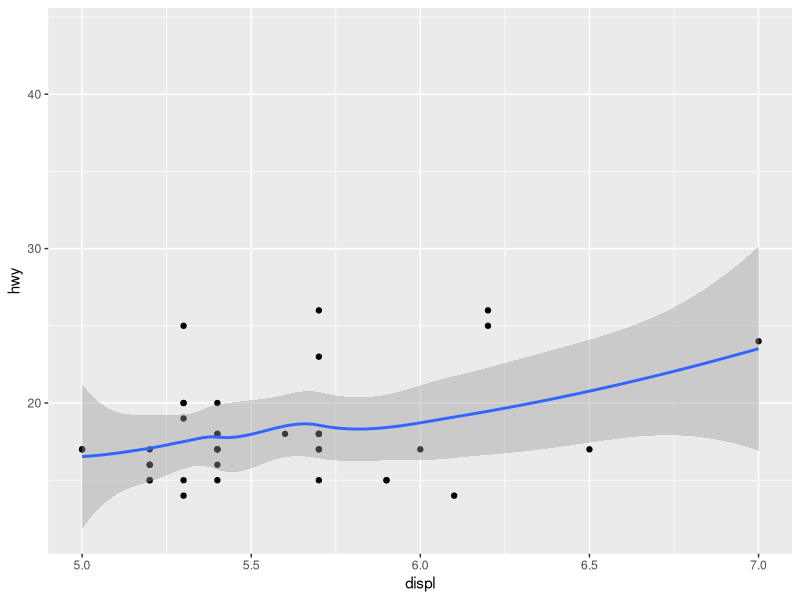
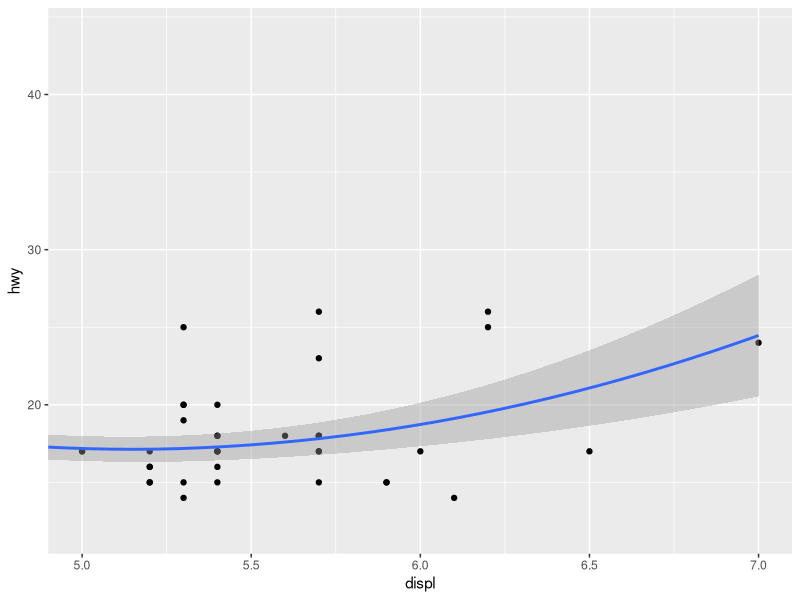
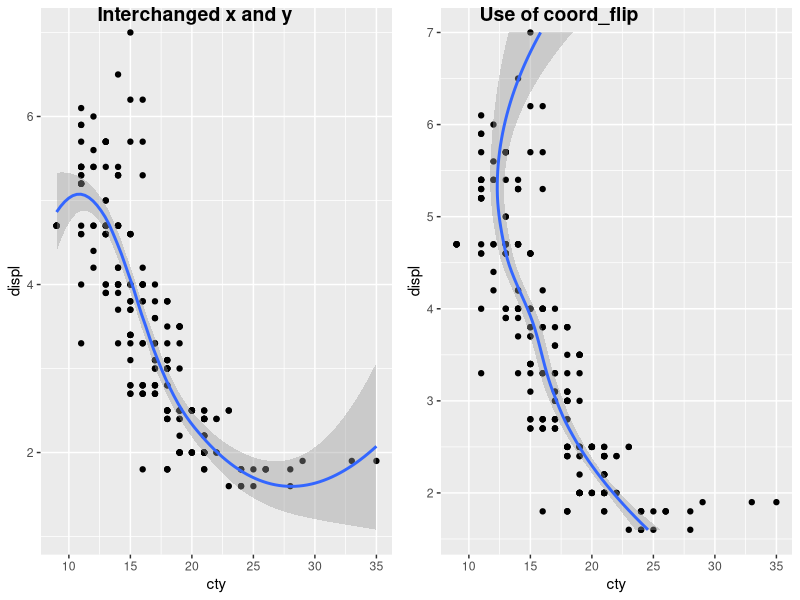
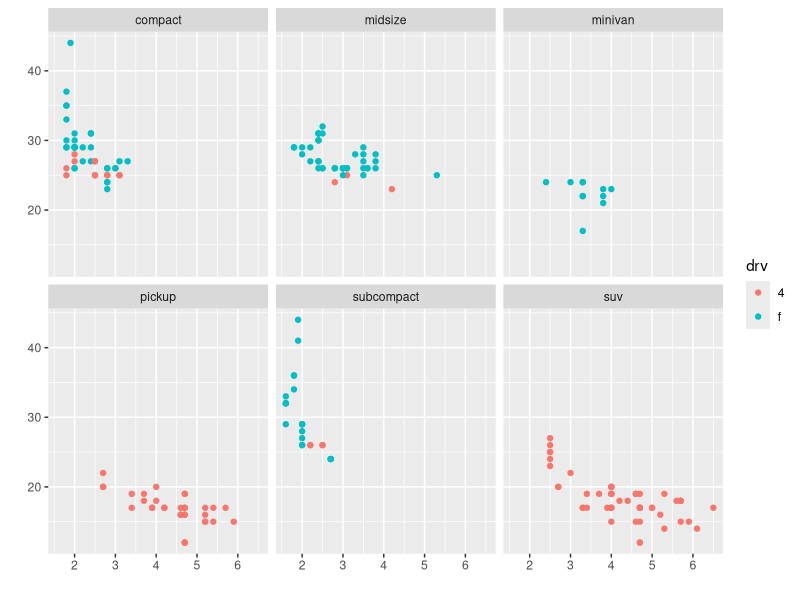
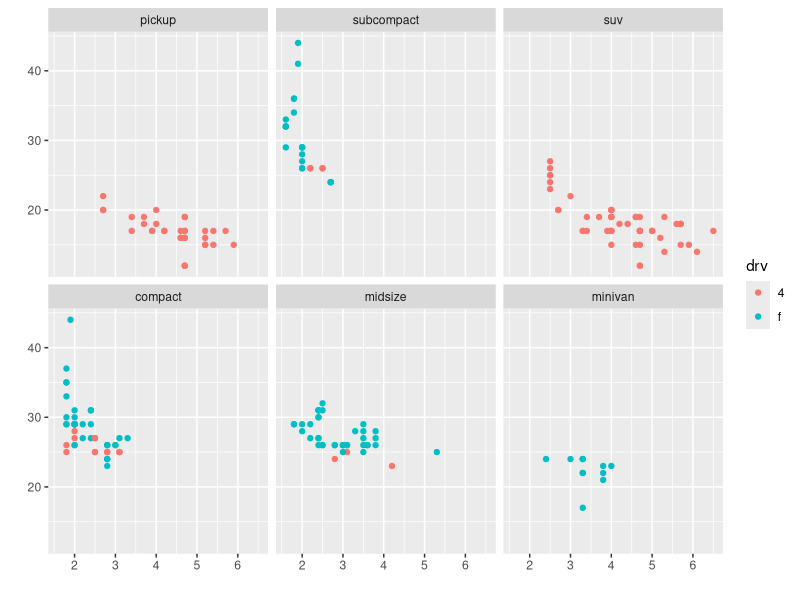
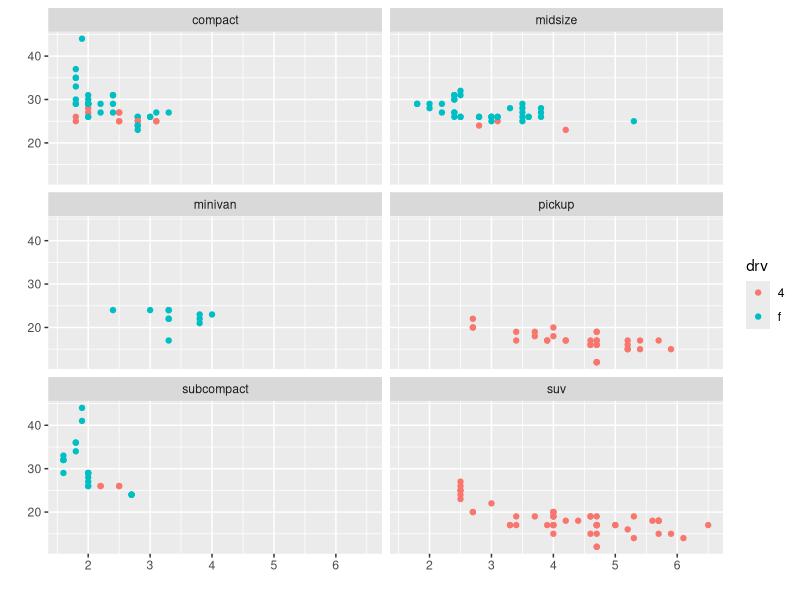
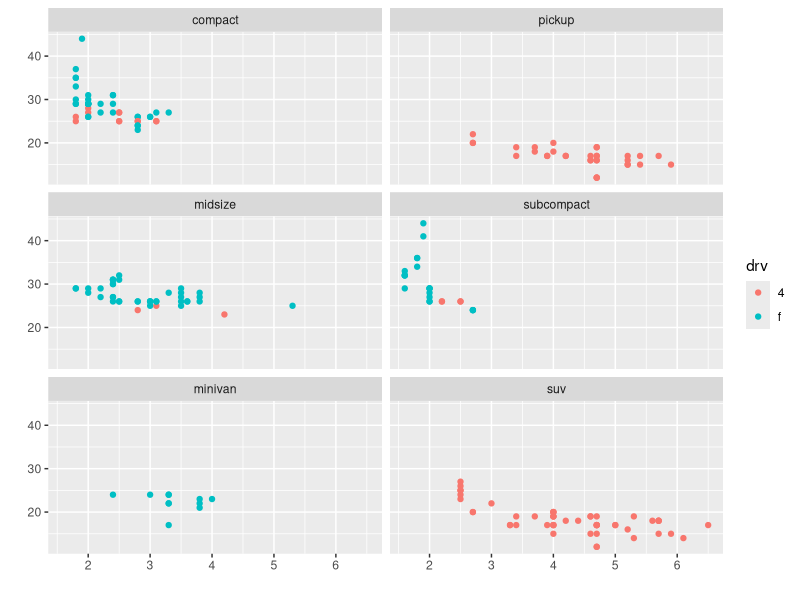
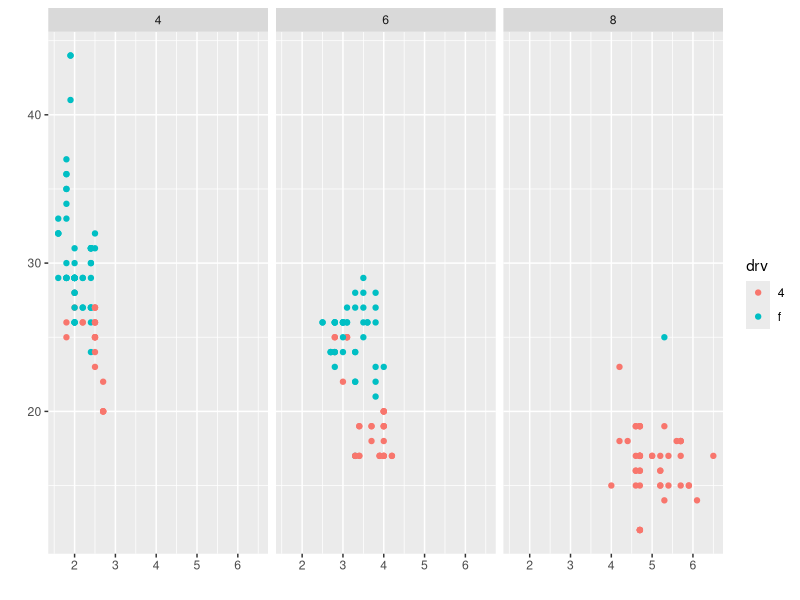

Write the R code that produced these figures, in order. (Note: this script raises an error after producing the figures.)
#Linear coordinate systems
library(tidyverse)
library(dplyr)
library(ggplot2)
library(cowplot)
#-ccord_cartesian(): default Cartesian coordinate system
#This has 2 arguments i.e. xlim and ylim
base <- ggplot(data = mpg, aes(x = displ, y = hwy)) +
  geom_point() +
  geom_smooth()
##Comparing scale limits to limits using coord()
base + scale_x_continuous(limits = c(5, 7))
#vrs
base + coord_cartesian(xlim = c(5, 7))
#Use of coord_cartesian is a much more efficient code
#than using just xlim(5, 7) or scale_x_continuous(limits = c(5, 7)) 

#-coord_flip(): Cartesian coordinate system with x and y axes flipped
#Compare 1 with 2
#1
p1 <- ggplot(data = mpg, aes(x = cty, y = displ)) +
  geom_point() +
  geom_smooth()

#2
p2 <- ggplot(data = mpg, aes(x = displ, y = cty)) +
  geom_point() +
  geom_smooth() +
  coord_flip()
plot_grid(p1, p2, labels = c("Interchanged x and y", "Use of coord_flip"))
#Always better to use coord_flip than simply interchanging axes
#-coord_fixed(): Cartesian coordinate system with fixed aspect ratio

#Chapter 15: Facets
#There are three types of facetting"
#-facet_null(): a simgle plot, the default
#-facet_wrap(): "wraps" a 1d ribbon of panels into 2d
#facet_grid(): produces a 2d grid panels defined by variables which form the rows and columns

#Difference between facet_grid() and facet_wrap()
#facet_grid() is fundamentally 2d, being made up of 2 independent components.
#facet_wrap() is 1d but wrapped into 2d to save space.
mpg_2 <- mpg %>%
  filter(cyl != 5 & drv %in% c("4", "f") & class != "2seater")

base <- ggplot(data = mpg_2, aes(x = displ, y = hwy)) +
  geom_point(aes(colour = drv)) +
  xlab("") +
  ylab("")

#3 columns
base + facet_wrap(~class, ncol = 3)
#top right is the highest when as.table = False. Inverse applies too
base + facet_wrap(~class, ncol = 3, as.table = FALSE)


#3 rows
base +facet_wrap(~class, nrow = 3)
#Controlling the direction of wrap "v" or "h"
base +facet_wrap(~class, dir = "v")


#Facet Grid
#facet_grid() lays out plots in a 2d grid, as defined by a formula
#this spreads the values of cyl across the columns
base + facet_grid(.~cyl)

#the code belw speads the values of cyl across rows
base + facet_grid(cyl ~ .)
#a~b spreads a across columns and b down

#Controlling scales
#facet_wrap() and facet_grid() can control whether the position scales are the same in all panels or
#allowed to vary between panels (free) with scales parameter
#-scales = "fixed": x and y scales are fixed across all panels
#-scales = "free_x": the x scale is free and the y scale is fixed
#-scales = "free_y": the y scale is free, and the x scale is fixed
#-scales="free": s and y scales vary across panels

#fixed scales makes it easier to see patterns across scales
ggplot(data = mpg_2, aes(x = cty, y = hwy)) +
  geom_abline() +
  geom_jitter(width = 0.1, height = 0.1) +
  facet_wrap(~cyl, scales = "fixed") 


#free scales make it easier to see patterns within panels
ggplot(data = mpg_2, aes(x = cty, y = hwy)) +
  geom_abline() +
  geom_jitter(width = 0.1, height = 0.1) +
  facet_wrap(~cyl, scales = "free") 


#Free scales are also useful when we want to display multiple
#time series that were measured on different scales
#To do this we have to change from "wide" to "long" data,
#stacking the separate variables into a single column.
ggplot(data = economics_long, aes(x = date, y = value)) +
  geom_line() +
  facet_wrap(~variable, scales = "free_y", ncol = 1)

#Missing facetting variables
df_1 <- tibble(x = 1:3, y = 10:12, gender = c("f", "f", "m"))
df_2 <- tibble(x = 2, y = 11)

ggplot(data = df_1, aes(x = x, y = y)) +
  geom_point(data = df_2, aes(colour = "red", size = 4), show.legend = FALSE) +
  geom_point() +
  facet_wrap(~gender)
  
 
#Grouping vs. facetting
#With facetting, each group is quite far apart in its own panel,
#and there is no overlap between the groups. This is good if the groups 
#overlap a lot. But it does make small differences hard to see.
df <- tibble(
  x = rnorm(120, c(0,2,4)),
  y = rnorm(120, c(1, 2, 1)),
  z = letters[1:3]
)
  
ggplot(data = df, aes(x = x, y = y)) +
  geom_point() +
  facet_wrap(~z)
  
#Spotting small differences
ggplot(data = df, aes(x = x, y = y)) +
  geom_point(aes(colour = z))

#Comparisons between facets often benefit from some thoughtful
#annotation. For example, showing the mean of each group in every panel.
df_sum <- df %>%
  group_by(z) %>%
  summarise(x = mean(x), y = mean(y)) %>%
  rename(z2 = z)
  

ggplot(data = df, aes(x = x, y = y)) +
  geom_point() +
  geom_point(data = df_sum, aes(x = x, y = y, colour = z2)) +
  facet_wrap(~z)


#Another useful technique is to put all the data in the background
#of each panel
df_2 <- dplyr::select(df, -z)

ggplot(data = df, aes(x = x, y = y)) +
  geom_point(data = df_2, aes(x = x, y = y),colour = "grey70") +
  geom_point(aes(colour = z)) +
  facet_wrap(~z)

#Continuous Variables
#To facet continuous variables, you must first discretise them
#-Divide the data into n bins each of the same length: cut_interval(x, n)
#Six bins of equal length
mpg_2$displ_i <- cut_interval(mpg_2$displ, 6)
ggplot(data = mpg_2, aes(x = cty, y = hwy)) +
  geom_point() +
  facet_wrap(~displ_i)
#-Divide the data into bins of width: cut_width(x, width)
#Bins of width 1
mpg_2$displ_w <- cut_width(mpg_2$displ, 1)
ggplot(data = mpg_2, aes(x = cty, y = hwy)) +
  geom_point() +
  facet_wrap(~displ_w)
#-Divide the data into n bins each containing (approximately) the same number of points cut_number(x, n = 10)
#Six bins containing the same number of points
mpg_2$displ_n <- cut_number(mpg_2$displ, 6)
mpg_2$displ_w <- cut_width(mpg_2$displ, 1)
ggplot(data = mpg_2, aes(x = cty, y = hwy)) +
  geom_point() +
  facet_wrap(~displ_n)

#Exercise 15.7
#Diamond data, facet by cut 
ggplot(data = diamonds, aes(y = price, x = carat)) +
  geom_point(data = select(diamonds, carat,price), colour = "grey70") +
  geom_point(aes(colour = cut)) +
  scale_color_brewer(palette = "Set1") +
  facet_wrap(~cut)

#Or faceting by carat, and grouping by cut
ggplot(data = diamonds, aes(x = cut, y = price)) +
  geom_boxplot() +
  facet_wrap(~cut_interval(diamonds$carat, n = 3))


#0r
ggplot(data = diamonds, aes(x = price)) +
  geom_boxplot() +
  facet_grid(~cut_interval(diamonds$carat, n = 3)~cut)

#Diamonds: compare the relationship between price and carat for each color
color_sum <- diamonds %>%
  group_by(color) %>%
  summarise(price = mean(price), carat = mean(carat))



ggplot(data = diamonds, aes(x = carat, y = price)) +
  geom_point(data = select(diamonds, carat, price), colour = "grey70") +
  geom_point(aes(colour = color), show.legend = FALSE) +
  scale_fill_brewer(palette = "Set1") +
  facet_wrap(~color)


ggplot(data = mpg_2, aes(x = displ, y = hwy)) +
  facet_wrap(~class) +
  geom_smooth(data = select(mpg_2, displ, hwy), aes(x = displ, y = hwy), se = FALSE)+
  geom_point()








